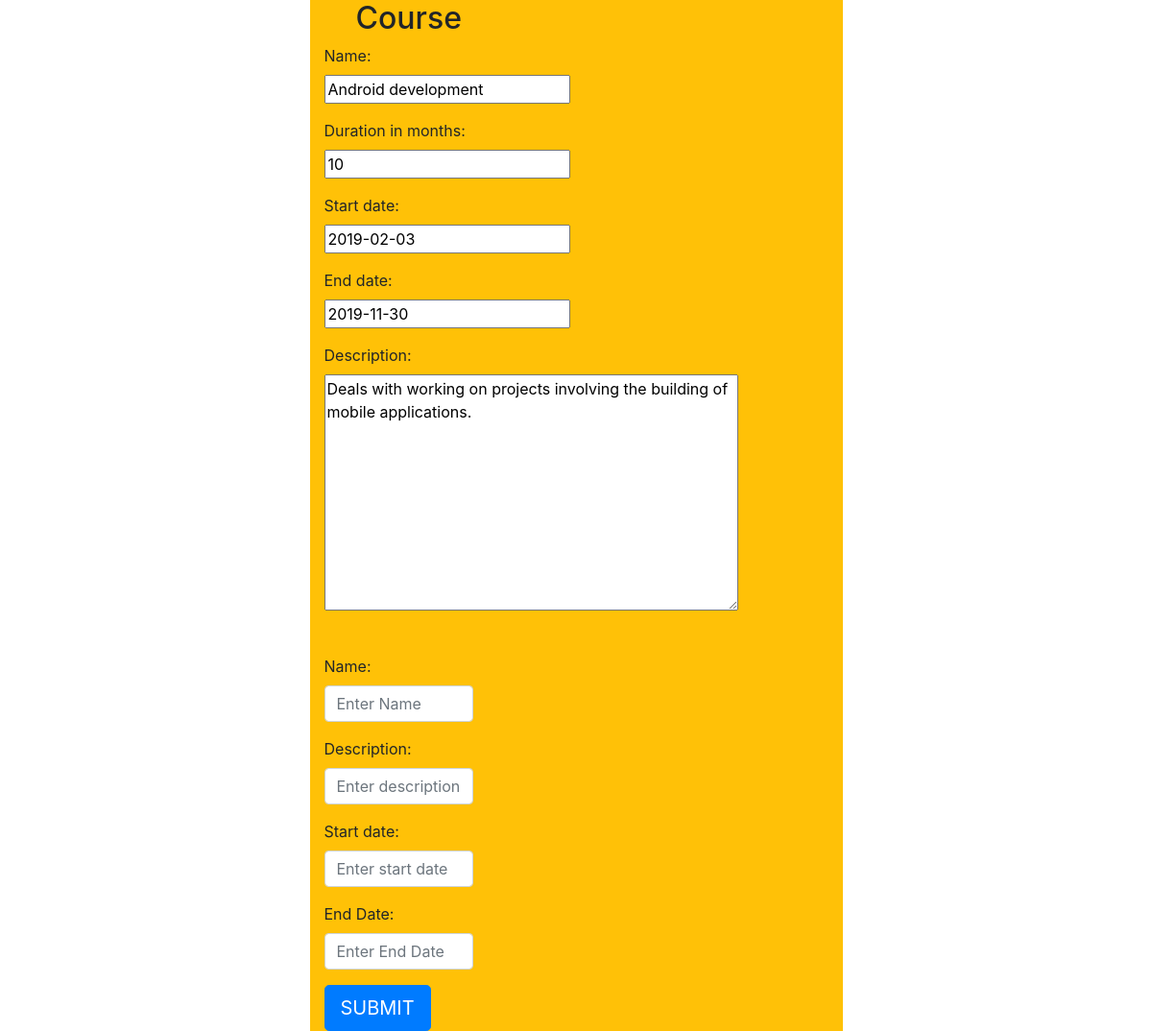
The page /course/edit/1/ on the database its author committed.
### course/models.py (models this page shows, shortened)
class Course(models.Model):
	name = models.CharField(max_length = 25)
	duration_in_months = models.IntegerField()
	start_date = models.DateField()
	end_date = models.DateField()
	description = models.TextField()

### course/views.py (the view)
# urls.py: path("edit/<int:pk>/", edit_course, name = "edit_course"),]
def edit_course(request,pk):
		course = Course.objects.get(pk = pk)
		if request.method == "POST":
			form = CourseForm(request.POST,instance = course)
			if form.is_valid:
				form.save()
				return redirect("list_courses")
		else:
			form = CourseForm(instance = course)
			return render(request, "edit_course.html",{"form":form})

### course/forms.py
class CourseForm(forms.ModelForm):
	class Meta:
		model = Course
		fields = "__all__"

### course/templates/edit_course.html (shortened to what this page needs)
<!DOCTYPE html>
<html>
<head>
<link rel="stylesheet" href="https://stackpath.bootstrapcdn.com/bootstrap/4.3.1/css/bootstrap.min.css">
</head>
<body>
<div class="container">
<div class="d-flex justify-content-center">
<div class="bg-warning w-50  ">
<h2 class="ml-5">Course</h2>
<div class="col-md-4"
<form method="POST">{%csrf_token%}
{{ form.as_p }}
<form action="/action_page.php">
  	<div class="form-group">
      <label for="name">Name:</label>
      <input type="name" class="form-control" id="name" placeholder="Enter Name" name=" name">
    </div>
<form action="/action_page.php">
  	<div class="form-group">
      <label for="description">Description:</label>
      <input type="description" class="form-control" id="description" placeholder="Enter description" name=" description">
    </div>
    <form action="/action_page.php">
  	<div class="form-group">
      <label for="start date">Start date:</label>
      <input type="start date" class="form-control" id="start date" placeholder="Enter start date" name="start date">
    </div>
    <form action="/action_page.php">
  	<div class="form-group">
      <label for="end date">End Date:</label>
      <input type="end date" class="form-control" id="email" placeholder="Enter End Date" name="end date">
    </div>
<button type="submit" name="SUBMIT" class="btn btn-lg btn-primary" >SUBMIT</button>
 </form>
</div>
</div>
</div>
</div>
</body>
</html>

### rows shown on the page
Course: name "Android development", duration_in_months "10", start_date "2019-02-03", end_date "2019-11-30", description "Deals with working on projects involving the building of mobile applications."
